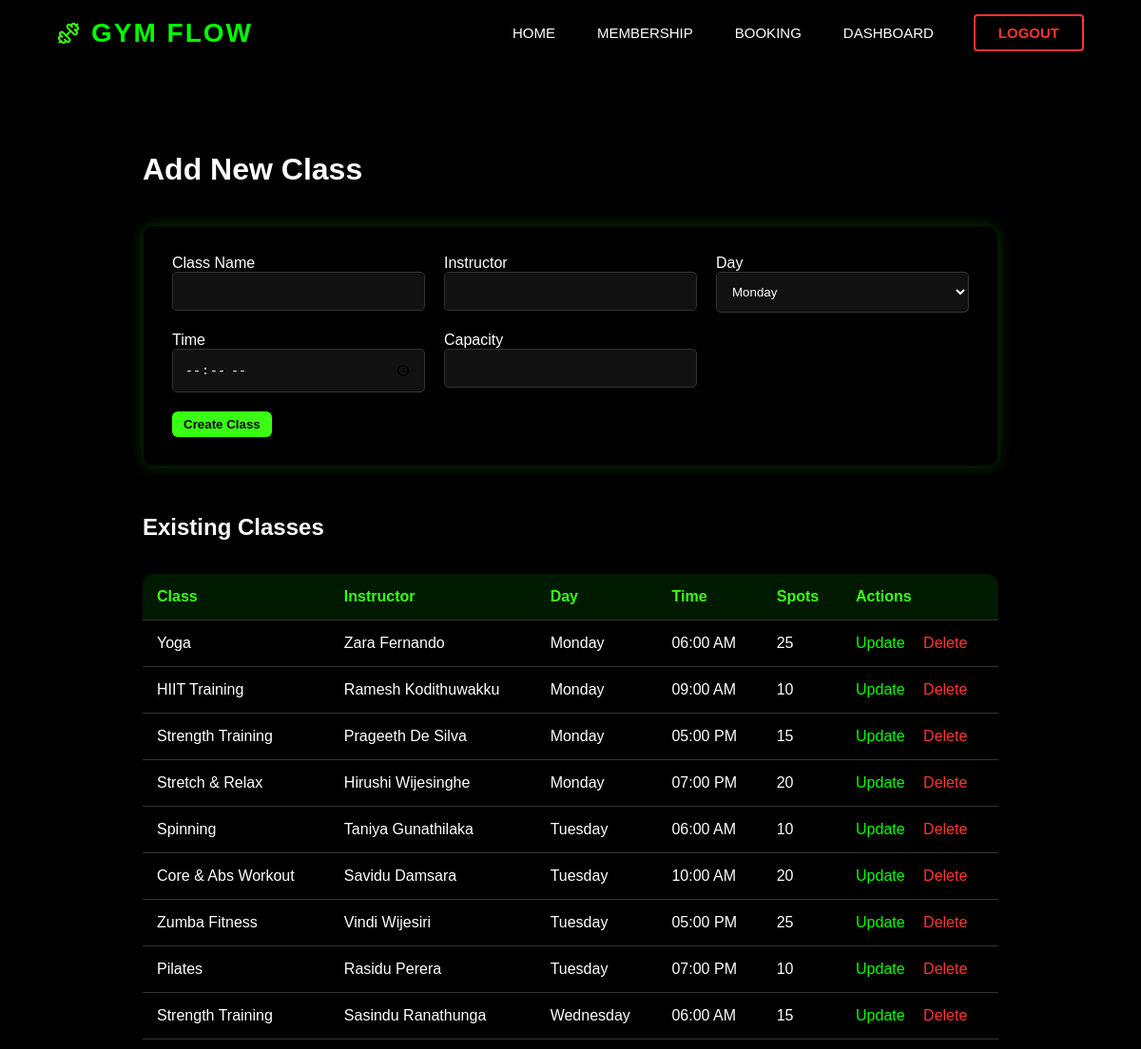
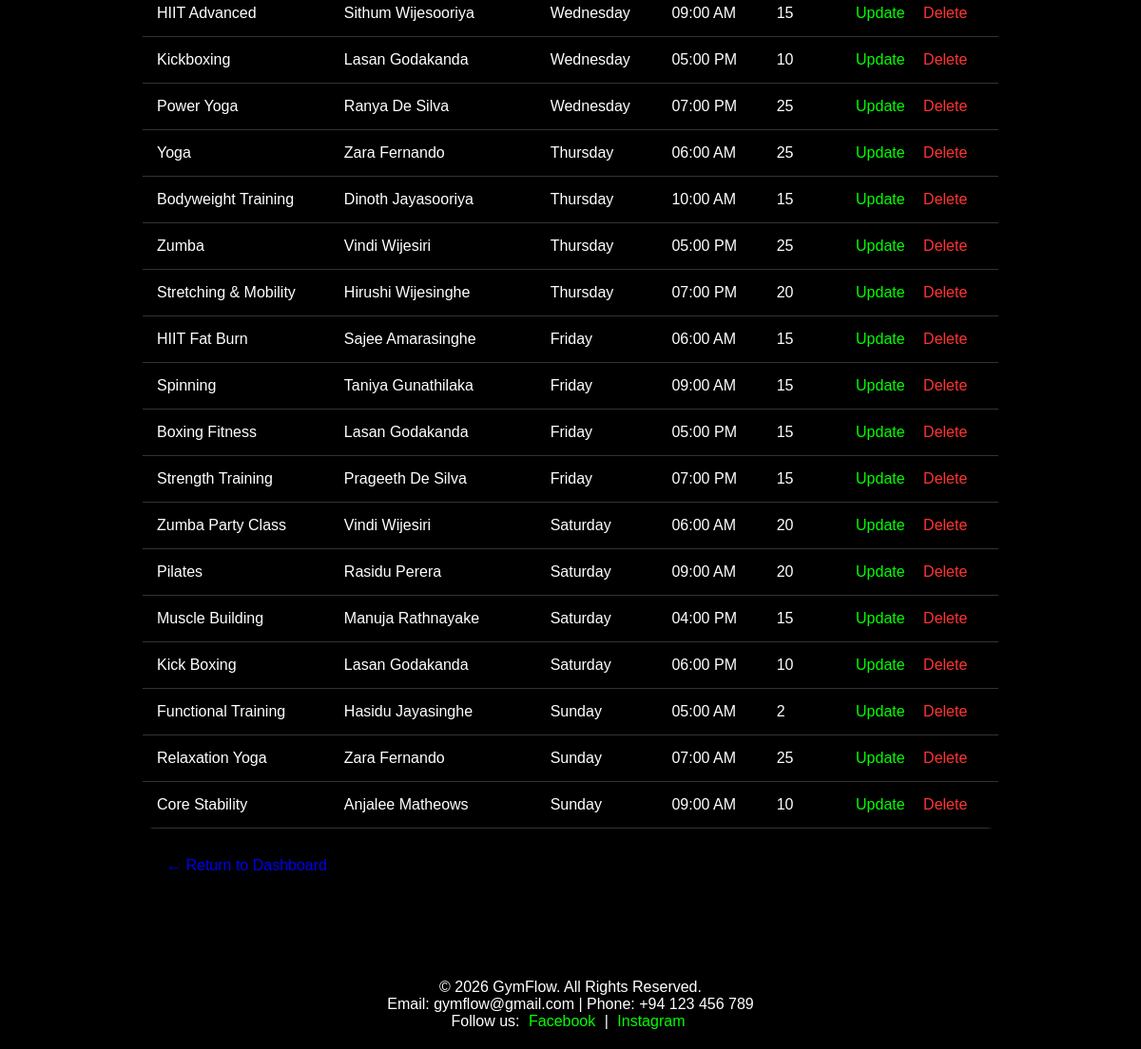
Screenshot of /classes_manage.php (signed in) with the database file from the repository (2 pictures, top to bottom).
### tables this page shows
CREATE TABLE `classes` (
  `id` int(11) NOT NULL,
  `name` varchar(255) NOT NULL,
  `instructor` varchar(255) NOT NULL,
  `day` varchar(20) NOT NULL,
  `time` time NOT NULL,
  `total_spots` int(11) NOT NULL,
  `created_at` timestamp NOT NULL DEFAULT current_timestamp()
);

### classes_manage.php (the view, shortened to what this page needs)
<?php
include 'includes/Database.php';
$currentPage = "manage_classes";
$extraStyles = ["admin-dashboard.css"];
include 'includes/header.php';
$edit = false;
$edit_data = ['name' => '', 'instructor' => '', 'day' => '', 'time' => '', 'total_spots' => ''];
?>
<div class="container" style="padding: 120px 5% 50px;">
    <h1 style="color: var(--neon-green); margin-bottom: 30px;"><?php echo $edit ? 'Update Class' : 'Add New Class'; ?></h1>
    <div class="card" style="background: var(--card-bg); padding: 30px; border-radius: 12px; border: 1px solid rgba(0,255,0,0.1); margin-bottom: 50px;">
        <form method="POST">
            <div style="display: grid; grid-template-columns: repeat(auto-fit, minmax(200px, 1fr)); gap: 20px;">
                <div class="input-group">
                    <label>Class Name</label>
                    <input type="text" name="name" value="<?php echo $edit_data['name']; ?>" required style="width: 100%; padding: 12px; background: #111; border: 1px solid #333; color: white; border-radius: 5px;">
                </div>
                <div class="input-group">
                    <label>Instructor</label>
                    <input type="text" name="instructor" value="<?php echo $edit_data['instructor']; ?>" required style="width: 100%; padding: 12px; background: #111; border: 1px solid #333; color: white; border-radius: 5px;">
                </div>
                <div class="input-group">
                    <label>Day</label>
                    <select name="day" required style="width: 100%; padding: 12px; background: #111; border: 1px solid #333; color: white; border-radius: 5px;">
                        <option value="Monday" <?php echo $edit_data['day'] == 'Monday' ? 'selected' : ''; ?>>Monday</option>
                    </select>
                </div>
                <div class="input-group">
                    <label>Time</label>
                    <input type="time" name="time" value="<?php echo $edit_data['time']; ?>" required style="width: 100%; padding: 12px; background: #111; border: 1px solid #333; color: white; border-radius: 5px;">
                </div>
                <div class="input-group">
                    <label>Capacity</label>
                    <input type="number" name="spots" value="<?php echo $edit_data['total_spots']; ?>" required style="width: 100%; padding: 12px; background: #111; border: 1px solid #333; color: white; border-radius: 5px;">
                </div>
            </div>
            <button type="submit" class="btn" style="margin-top: 20px;"><?php echo $edit ? 'Update Class' : 'Create Class'; ?></button>
        </form>
    </div>
    <h2 style="color: white; margin-bottom: 20px;">Existing Classes</h2>
    <div style="overflow-x: auto;">
        <table style="width: 100%; border-collapse: collapse; background: var(--card-bg); border-radius: 12px; overflow: hidden;">
            <thead style="background: rgba(0,255,0,0.1);">
                <tr>
                    <th style="padding: 15px; text-align: left;">Class</th>
                    <th style="padding: 15px; text-align: left;">Instructor</th>
                    <th style="padding: 15px; text-align: left;">Day</th>
                    <th style="padding: 15px; text-align: left;">Time</th>
                    <th style="padding: 15px; text-align: left;">Spots</th>
                    <th style="padding: 15px; text-align: left;">Actions</th>
                </tr>
            </thead>
            <tbody>
                <?php
                $classes = $conn->query("SELECT * FROM classes ORDER BY FIELD(day, 'Monday', 'Tuesday', 'Wednesday', 'Thursday', 'Friday', 'Saturday', 'Sunday'), time");
                while ($c = $classes->fetch_assoc()): ?>
                    <tr style="border-bottom: 1px solid rgba(255,255,255,0.05);">
                        <td style="padding: 15px;"><?php echo $c['name']; ?></td>
                        <td style="padding: 15px;"><?php echo $c['instructor']; ?></td>
                        <td style="padding: 15px;"><?php echo $c['day']; ?></td>
                        <td style="padding: 15px;"><?php echo date("h:i A", strtotime($c['time'])); ?></td>
                        <td style="padding: 15px;"><?php echo $c['total_spots']; ?></td>
                        <td style="padding: 15px;">
                            <a href="?edit=<?php echo $c['id']; ?>" style="color: #00ff00; text-decoration: none; margin-right: 15px;">Update</a>
                            <a href="?delete=<?php echo $c['id']; ?>" onclick="return confirm('Are you sure you want to delete this class?')" style="color: #ff3333; text-decoration: none;">Delete</a>
                        </td>
                    </tr>
                <?php endwhile; ?>
            </tbody>
        </table>
    </div>
    <div style="margin-top: 30px;">
        <a href="dashboard.php" class="btn-login" style="text-decoration: none; padding: 12px 25px;">← Return to Dashboard</a>
    </div>
</div>
<?php include 'includes/footer.php'; ?>

### includes/header.php (shortened to what this page needs)
<!DOCTYPE html>
<html lang="en">
<head>
    <?php if (isset($extraStyles)): ?>
        <?php foreach ($extraStyles as $style): ?>
            <link rel="stylesheet" href="css/<?php echo $style; ?>">
        <?php endforeach; ?>
    <?php endif; ?>
    <link rel="stylesheet" href="css/nav.css">
    <link rel="stylesheet" href="https://cdnjs.cloudflare.com/ajax/libs/font-awesome/6.5.1/css/all.min.css">
</head>
<body>
<nav>
    <div class="logo">
        <i data-lucide="dumbbell"></i>
        <span>GYM FLOW</span>
    </div>
    <ul class="nav-links">
        <li><a href="index.php" class="<?php echo ($currentPage == 'home') ? 'active' : ''; ?>">Home</a></li>
        <li><a href="membership.php" class="<?php echo ($currentPage == 'membership') ? 'active' : ''; ?>">Membership</a></li>
        <li><a href="booking.php" class="<?php echo ($currentPage == 'booking') ? 'active' : ''; ?>">Booking</a></li>
        <?php if (isset($_SESSION['user_id'])): ?>
            <li><a href="dashboard.php" class="<?php echo ($currentPage == 'dashboard') ? 'active' : ''; ?>">Dashboard</a></li>
            <li><a href="process/logout.php" class="logout-nav-btn">Logout</a></li>
        <?php else: ?>
            <li><a href="login.php" class="login-nav-btn <?php echo ($currentPage == 'login') ? 'active' : ''; ?>">Login</a></li>
        <?php endif; ?>
    </ul>
</nav>

### includes/footer.php (shortened to what this page needs)
<footer>
  <div class="footer">
    <p>&copy 2026 GymFlow. All Rights Reserved.</p>
    <p>Email: gymflow@gmail.com | Phone: +94 123 456 789</p>
    <p>Follow us:
      <a href="#">Facebook</a> |
      <a href="#">Instagram</a>
    </p>
  </div>
</footer>
</body>
</html>

### css/admin-dashboard.css (style rules this page uses)
body { margin: 0; font-family: Arial, Helvetica, sans-serif; background-color: #000000; color: #ffffff; }
.logo { font-size: 22px; font-weight: bold; color: #39ff14; }
.nav-links { list-style: none; display: flex; gap: 25px; }
.nav-links li a { text-decoration: none; color: #39ff14; transition: 0.3s; }
.container { width: 85%; margin: 40px auto; }
.card { background-color: #111111; padding: 25px; margin-top: 40px; border-radius: 12px; border: 1px solid #39ff14; box-shadow: 0 0 15px rgba(57, 255, 20, 0.2); }
table { width: 100%; border-collapse: collapse; margin-top: 15px; }
table th, table td { padding: 12px; border-bottom: 1px solid #333; }
table th { color: #39ff14; text-align: left; }
button { margin-top: 10px; padding: 6px 12px; background-color: #39ff14; border: none; border-radius: 6px; color: black; font-weight: bold; cursor: pointer; transition: 0.3s; }
footer { background-color: #000000; color: #fff; text-align: center; padding: 20px 10px; font-family: Arial, sans-serif; }
footer a { color: #0f0; text-decoration: none; margin: 0 5px; }

### css/nav.css (style rules this page uses)
* { margin: 0; padding: 0; box-sizing: border-box; }
body { overflow-x: hidden; }
nav { display: flex; justify-content: space-between; align-items: center; padding: 15px 5%; background-color: transparent; backdrop-filter: blur(0px); border-bottom: 2px solid transparent; position: fixed; top: 0; left: 0; width: 100%; z-index: 1000; transition: all 0.4s ease; }
.logo { display: flex; align-items: center; gap: 12px; }
.logo span { color: #00ff00; font-size: 28px; font-weight: 800; letter-spacing: 2px; }
.nav-links { display: flex; list-style: none; gap: 20px; align-items: center; flex-shrink: 0; }
.nav-links li a { text-decoration: none; color: #ffffff; font-size: 15px; font-weight: 500; text-transform: uppercase; transition: 0.3s; padding: 8px 12px; }
.logout-nav-btn { display: inline-block; border: 2px solid #ff3333; padding: 10px 24px !important; border-radius: 4px; color: #ff3333 !important; font-weight: 700 !important; margin-left: 10px; white-space: nowrap; text-align: center; line-height: 1; }

### rows the page displays
classes: name "Yoga", instructor "Zara Fernando", day "Monday", time "06:00 AM", total_spots "25"
classes: name "HIIT Training", instructor "Ramesh Kodithuwakku", day "Monday", time "09:00 AM", total_spots "10"
classes: name "Strength Training", instructor "Prageeth De Silva", day "Monday", time "05:00 PM", total_spots "15"
classes: name "Stretch & Relax", instructor "Hirushi Wijesinghe", day "Monday", time "07:00 PM", total_spots "20"
classes: name "Spinning", instructor "Taniya Gunathilaka", day "Tuesday", time "06:00 AM", total_spots "10"
classes: name "Core & Abs Workout", instructor "Savidu Damsara", day "Tuesday", time "10:00 AM", total_spots "20"
classes: name "Zumba Fitness", instructor "Vindi Wijesiri", day "Tuesday", time "05:00 PM", total_spots "25"
classes: name "Pilates", instructor "Rasidu Perera", day "Tuesday", time "07:00 PM", total_spots "10"
classes: name "Strength Training", instructor "Sasindu Ranathunga", day "Wednesday", time "06:00 AM", total_spots "15"
classes: name "HIIT Advanced", instructor "Sithum Wijesooriya", day "Wednesday", time "09:00 AM", total_spots "15"
classes: name "Kickboxing", instructor "Lasan Godakanda", day "Wednesday", time "05:00 PM", total_spots "10"
classes: name "Power Yoga", instructor "Ranya De Silva", day "Wednesday", time "07:00 PM", total_spots "25"
classes: name "Yoga", instructor "Zara Fernando", day "Thursday", time "06:00 AM", total_spots "25"
classes: name "Bodyweight Training", instructor "Dinoth Jayasooriya", day "Thursday", time "10:00 AM", total_spots "15"
classes: name "Zumba", instructor "Vindi Wijesiri", day "Thursday", time "05:00 PM", total_spots "25"
classes: name "Stretching & Mobility", instructor "Hirushi Wijesinghe", day "Thursday", time "07:00 PM", total_spots "20"
classes: name "HIIT Fat Burn", instructor "Sajee Amarasinghe", day "Friday", time "06:00 AM", total_spots "15"
classes: name "Spinning", instructor "Taniya Gunathilaka", day "Friday", time "09:00 AM", total_spots "15"
classes: name "Boxing Fitness", instructor "Lasan Godakanda", day "Friday", time "05:00 PM", total_spots "15"
classes: name "Strength Training", instructor "Prageeth De Silva", day "Friday", time "07:00 PM", total_spots "15"
classes: name "Zumba Party Class", instructor "Vindi Wijesiri", day "Saturday", time "06:00 AM", total_spots "20"
classes: name "Pilates", instructor "Rasidu Perera", day "Saturday", time "09:00 AM", total_spots "20"
classes: name "Muscle Building", instructor "Manuja Rathnayake", day "Saturday", time "04:00 PM", total_spots "15"
classes: name "Kick Boxing", instructor "Lasan Godakanda", day "Saturday", time "06:00 PM", total_spots "10"
classes: name "Functional Training", instructor "Hasidu Jayasinghe", day "Sunday", time "05:00 AM", total_spots "2"
classes: name "Relaxation Yoga", instructor "Zara Fernando", day "Sunday", time "07:00 AM", total_spots "25"
classes: name "Core Stability", instructor "Anjalee Matheows", day "Sunday", time "09:00 AM", total_spots "10"
